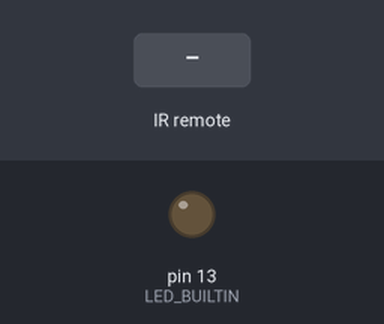
Recording of a sketch running on a simulated Arduino Uno, built with avr-gcc and run on an emulated ATmega328P. On the bench: output pins drawn as LEDs (lit = HIGH). The test bench sets the inputs (shaded band). Pins used as bus, display or sensor lines are not drawn.

Above: at 1.2 s.
1.3 s: infrared code 0x20DF10EF received
At 1.31 s:
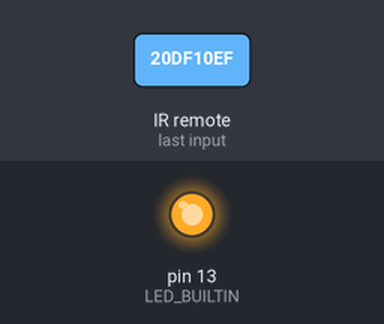
Timing chart, 0 to 4.3 s (numbered marks = the images above; inputs shaded):
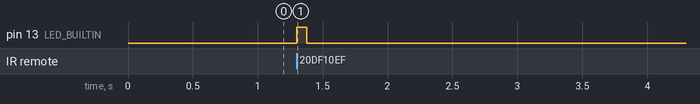

Measured:
- after the input at 1.3 s, pin 13 (LED_BUILTIN): LOW → HIGH at once, → LOW 0.08 s later

The sketch:

IR-remote-translator.ino
```cpp
// Based on Henry's Bench IR Remote Tutorial
// An IR detector/demodulator must be connected to the input RECV_PIN.
// An IR LED must be connected to the output PWM pin 3.

#include <IRremote.h>

int IR_PIN = 4;
int IR_GND_PIN = 5;
int IR_VCC_PIN = 6;

IRrecv irDetect(IR_PIN);
IRsend irsend;

decode_results irIn;

unsigned long lastCode;


void setup() {
    irDetect.enableIRIn(); // Start the Receiver

    pinMode(LED_BUILTIN ,OUTPUT);

    // IR receiver power pins
    pinMode(IR_VCC_PIN, OUTPUT);
    digitalWrite(IR_VCC_PIN, HIGH);

    pinMode(IR_GND_PIN, OUTPUT);
    digitalWrite(IR_GND_PIN, LOW);
}

void loop() {
    if (irDetect.decode(&irIn)) {
        decodeIR();
        irDetect.resume(); // Receive the next value
        irDetect.enableIRIn(); // Re-enable receiver
    }
}


void decodeIR() {           // Indicate what key is pressed
    static unsigned long lastCode;
    unsigned long code = 0;

    switch(irIn.value) {
        case 0x20DF10EF:    // ON/OFF
            code = 0xC2CA807F;
            break;

        case 0x20DF40BF:    // Vol+
            code = 0xC2CACC33;
            break;

        case 0x20DFC03F:    // Vol-
            code = 0xC2CADC23;
            break;

        case 0x20DF906F:    // Mute
            code = 0xC2CA9C63;
            break;

        case 0xFFFFFFFF:    // Repeat
            code = lastCode;
            break;

        default:        // Not a valid key
            code = 0;
            break;
    }

    if (code != 0){
        digitalWrite(LED_BUILTIN, HIGH);
        irsend.sendSAMSUNG(code, 32);

    }

    lastCode = code;

    delay(10);
    digitalWrite(LED_BUILTIN, LOW);
}
```
